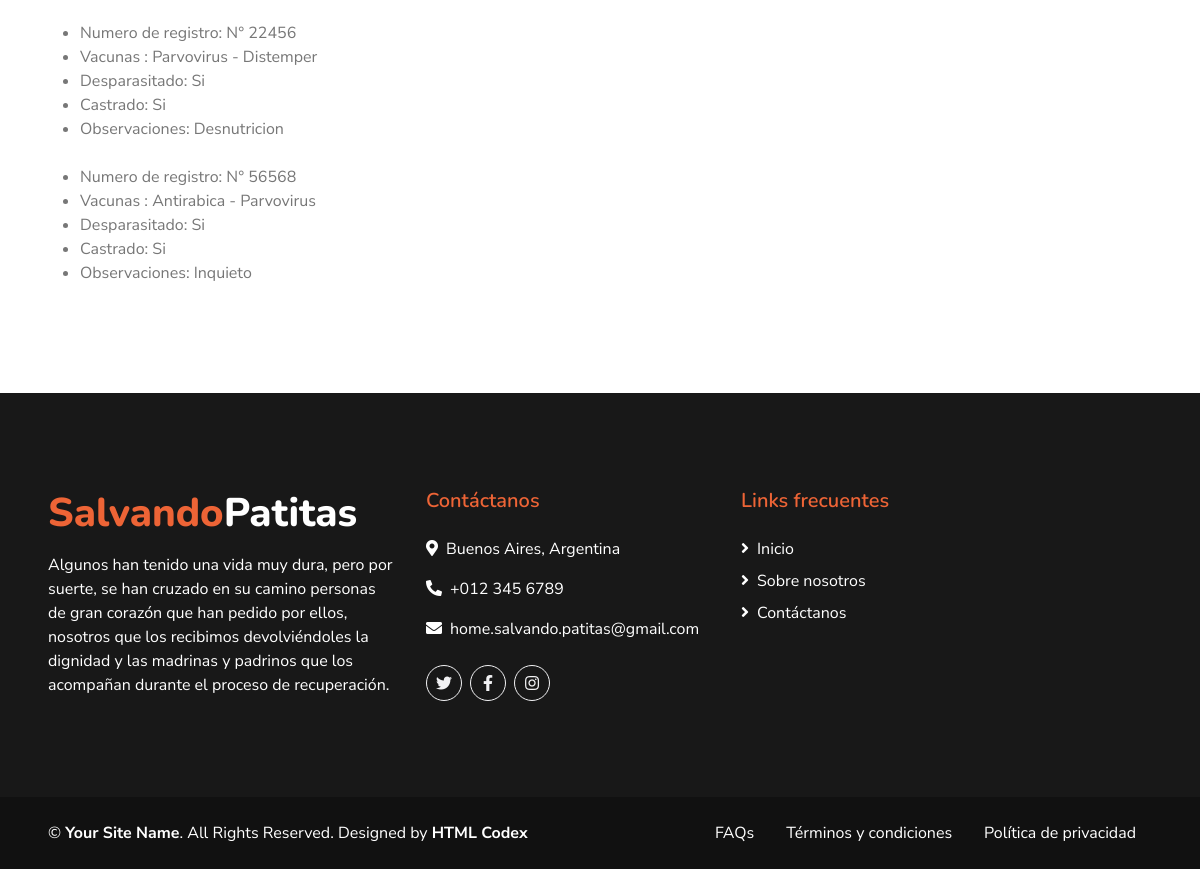
Page /Veterinaria/lista/ (signed in, lower part) on the earlier database version.
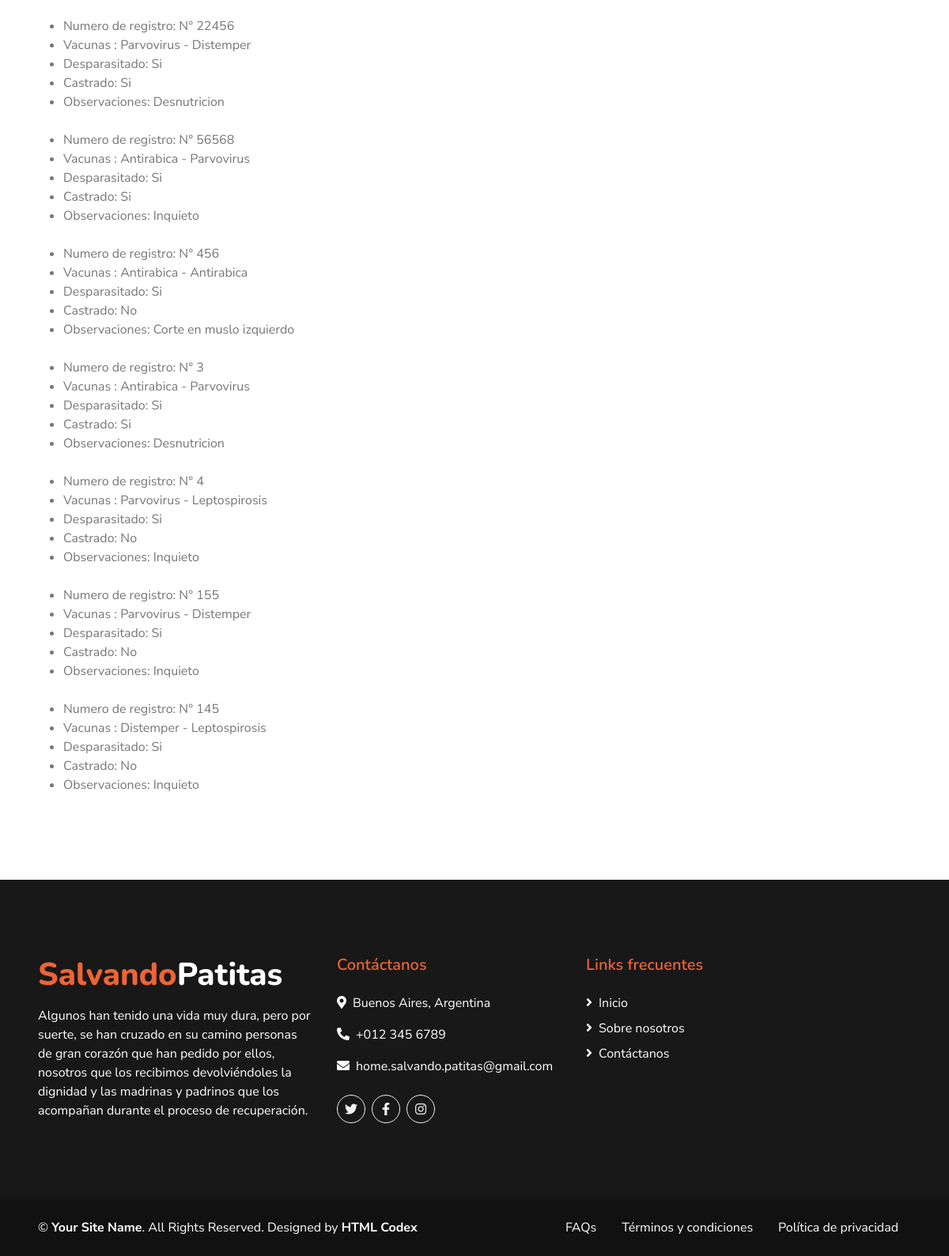
Same page on the later database version.
### Apps/Veterinaria/models.py (models this page shows, shortened)
class Ficha_medica (models.Model):
    mascota = models.OneToOneField(Mascota, on_delete=models.CASCADE, related_name='veterinaria', null=True)
    registro = models.IntegerField(unique=True)
    vacuna_1 = models.CharField(max_length= 100, null=True, blank=True,)
    vacuna_2 = models.CharField(max_length= 100, null=True, blank=True,)
    desparasitacion = models.CharField(max_length=50, null=True, blank=True,)
    castracion = models.CharField(max_length=50, null=True, blank=True,)
    observaciones = models.TextField(max_length=150,null=True, blank=True,)

### Apps/Veterinaria/views.py (the view)
# urls.py: path("lista/", lista_fichas ,name="lista"),
def lista_fichas (request):
    lista = Ficha_medica.objects.all()
    return render (request, "Veterinaria/lista_Ficha.html", {"lista": lista})

### Templates/Veterinaria/lista_Ficha.html (shortened to what this page needs)
{% extends "padre.html" %}
{% load static %}
{% block contenidoQueCambia%}
<div style = "padding: 20px 40px;">
<br>
<ul>
    {%for li in lista %}
        <li> Numero de registro: N°  {{li.registro}} </li>
        <li> Vacunas :{{li.vacuna_1}} - {{li.vacuna_2}}</li>
        <li> Desparasitado: {{li.desparasitacion}} </li>
        <li> Castrado:{{li.castracion}} </li>
        <li> Observaciones: {{li.observaciones}}</li>
        <br>
    {% endfor %}
</ul>
</div>
{%endblock%}

Differences in the rows shown:
added Ficha_medica: registro "456", vacuna_1 "Antirabica", vacuna_2 "Antirabica", desparasitacion "Si", castracion "No", observaciones "Corte en muslo izquierdo"
added Ficha_medica: registro "3", vacuna_1 "Antirabica", vacuna_2 "Parvovirus", desparasitacion "Si", castracion "Si", observaciones "Desnutricion"
added Ficha_medica: registro "4", vacuna_1 "Parvovirus", vacuna_2 "Leptospirosis", desparasitacion "Si", castracion "No", observaciones "Inquieto"
added Ficha_medica: registro "155", vacuna_1 "Parvovirus", vacuna_2 "Distemper", desparasitacion "Si", castracion "No", observaciones "Inquieto"
added Ficha_medica: registro "145", vacuna_1 "Distemper", vacuna_2 "Leptospirosis", desparasitacion "Si", castracion "No", observaciones "Inquieto"
